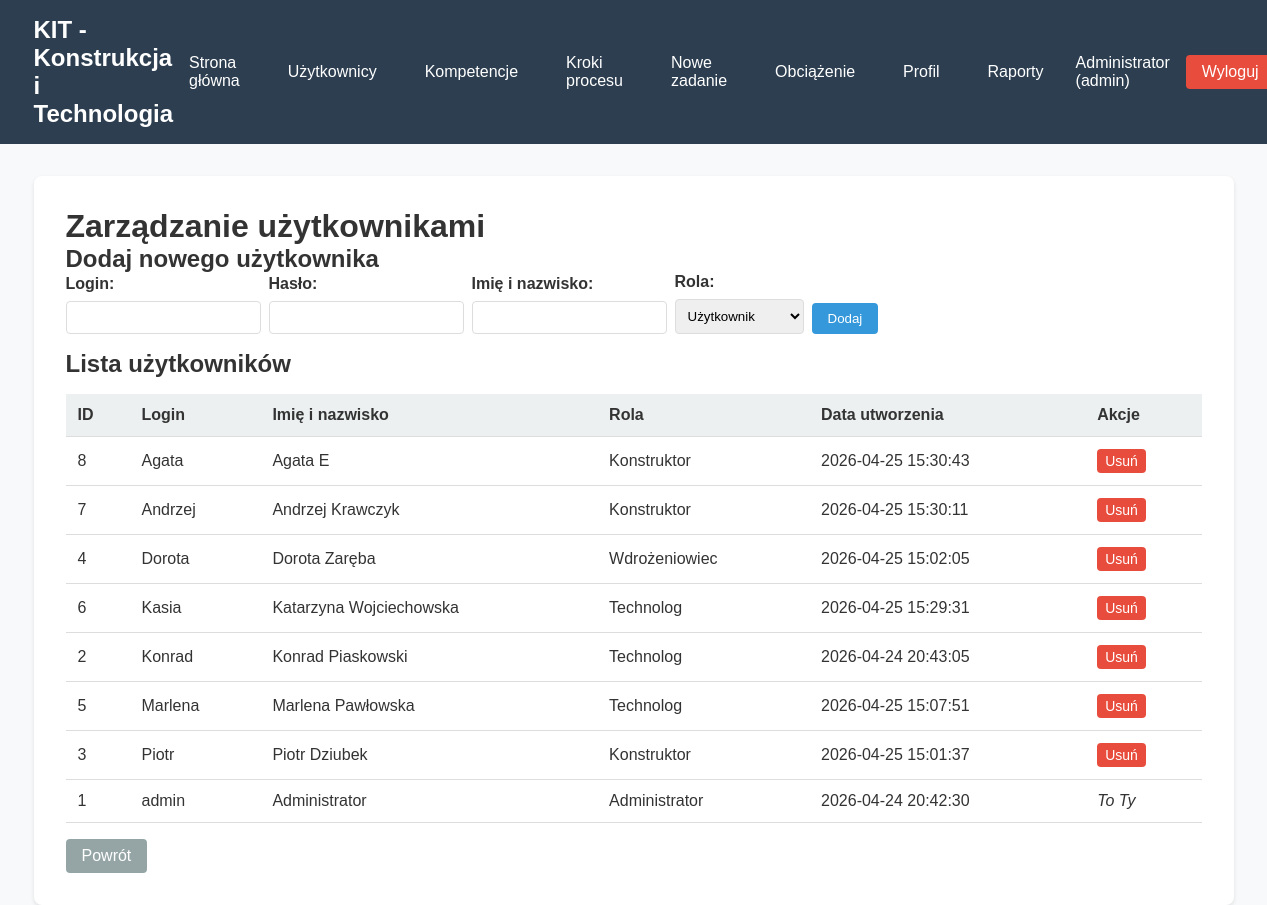
Page /admin/users (signed in) on the committed database.
### tables this page shows
CREATE TABLE users (
            id INTEGER PRIMARY KEY AUTOINCREMENT,
            username TEXT UNIQUE NOT NULL,
            password_hash TEXT NOT NULL,
            role TEXT NOT NULL DEFAULT 'user',
            full_name TEXT,
            created_at TIMESTAMP DEFAULT CURRENT_TIMESTAMP
        );

### app.py (the view, shortened to what this page needs)
@app.route('/admin/users', methods=['GET', 'POST'])
@admin_required
def manage_users():
    db = get_db()
    users = db.execute('SELECT * FROM users ORDER BY username').fetchall()
    return render_template('manage_users.html', users=users)

### app.py (called while the page is built)
def get_db():
    db = getattr(g, '_database', None)
    if db is None:
        db = g._database = sqlite3.connect(DATABASE)
        db.row_factory = sqlite3.Row
    return db

@app.teardown_appcontext
def close_connection(exception):
    db = getattr(g, '_database', None)
    if db is not None:
        db.close()

def admin_required(f):
    @wraps(f)
    def decorated_function(*args, **kwargs):
        if 'user_id' not in session or session.get('role') != 'admin':
            flash('Brak uprawnień administratora')
            return redirect(url_for('index'))
        return f(*args, **kwargs)
    return decorated_function

### templates/manage_users.html (shortened to what this page needs)
{% extends "base.html" %}
{% block content %}
<h1>Zarządzanie użytkownikami</h1>
<h2>Dodaj nowego użytkownika</h2>
<form method="POST" class="form-inline">
    <div class="form-group">
        <label for="username">Login:</label>
        <input type="text" id="username" name="username" required>
    </div>
    <div class="form-group">
        <label for="password">Hasło:</label>
        <input type="password" id="password" name="password" required>
    </div>
    <div class="form-group">
        <label for="full_name">Imię i nazwisko:</label>
        <input type="text" id="full_name" name="full_name">
    </div>
    <div class="form-group">
        <label for="role">Rola:</label>
        <select id="role" name="role" required>
            <option value="user">Użytkownik</option>
        </select>
    </div>
    <button type="submit" class="btn btn-primary">Dodaj</button>
</form>
<h2>Lista użytkowników</h2>
<table class="table">
    <thead>
        <tr>
            <th>ID</th>
            <th>Login</th>
            <th>Imię i nazwisko</th>
            <th>Rola</th>
            <th>Data utworzenia</th>
            <th>Akcje</th>
        </tr>
    </thead>
    <tbody>
        {% for user in users %}
        <tr>
            <td>{{ user.id }}</td>
            <td>{{ user.username }}</td>
            <td>{{ user.full_name or '-' }}</td>
            <td>
                {% if user.role == 'admin' %}
                    Administrator
                {% elif user.role == 'konstruktor' %}
                    Konstruktor
                {% elif user.role == 'technolog' %}
                    Technolog
                {% elif user.role == 'wdrozeniowiec' %}
                    Wdrożeniowiec
                {% else %}
                    Użytkownik
                {% endif %}
            </td>
            <td>{{ user.created_at }}</td>
            <td>
                {% if user.id != session['user_id'] %}
                <form method="POST" style="display:inline;" onsubmit="return confirm('Czy na pewno usunąć tego użytkownika?')">
                    <button type="submit" class="btn btn-danger btn-small">Usuń</button>
                </form>
                {% else %}
                <em>To Ty</em>
                {% endif %}
            </td>
        </tr>
        {% else %}
        <tr>
            <td colspan="6">Brak użytkowników</td>
        </tr>
        {% endfor %}
    </tbody>
</table>
<a href="{{ url_for('index') }}" class="btn">Powrót</a>
{% endblock %}

### templates/base.html (shortened to what this page needs)
<!DOCTYPE html>
<html lang="pl">
<head>
    <link rel="stylesheet" href="{{ url_for('static', filename='css/style.css') }}">
</head>
<body>
    <nav>
        <div class="nav-container">
            <div class="nav-brand">KIT - Konstrukcja i Technologia</div>
            {% if session.user_id %}
            <div class="nav-menu">
                <a href="{{ url_for('index') }}" class="nav-link">Strona główna</a>
                {% if session.role == 'admin' %}
                  <a href="{{ url_for('manage_users') }}" class="nav-link">Użytkownicy</a>
                  <a href="{{ url_for('manage_skills') }}" class="nav-link">Kompetencje</a>
                  <a href="{{ url_for('manage_steps') }}" class="nav-link">Kroki procesu</a>
                  <a href="{{ url_for('new_task') }}" class="nav-link">Nowe zadanie</a>
                  {% endif %}
                  <a href="{{ url_for('workload') }}" class="nav-link">Obciążenie</a>
                  <a href="{{ url_for('profile') }}" class="nav-link">Profil</a>
                  <a href="{{ url_for('reports') }}" class="nav-link">Raporty</a>
                <div class="nav-user">
                    <span>{{ session.full_name or session.username }} ({{ session.role }})</span>
                    <a href="{{ url_for('logout') }}" class="nav-link logout">Wyloguj</a>
                </div>
            </div>
            {% endif %}
        </div>
    </nav>
    <main class="container">
        {% block content %}{% endblock %}
    </main>
</body>
</html>

### static/css/style.css (style rules this page uses)
* { margin: 0; padding: 0; box-sizing: border-box; }
body { font-family: Arial, sans-serif; background: #f8f9fa; color: #333; }
nav { background: #2c3e50; color: white; padding: 1rem; margin-bottom: 2rem; }
.nav-container { display: flex; justify-content: space-between; align-items: center; max-width: 1200px; margin: 0 auto; }
.nav-brand { font-size: 1.5rem; font-weight: bold; }
.nav-menu { display: flex; gap: 1rem; align-items: center; }
.nav-link { color: white; text-decoration: none; padding: 0.5rem 1rem; }
.nav-user { display: flex; gap: 1rem; align-items: center; }
.logout { background: #e74c3c; border-radius: 4px; }
.container { max-width: 1200px; margin: 0 auto; padding: 0 1rem; background: white; padding: 2rem; border-radius: 8px; box-shadow: 0 2px 4px rgba(0,0,0,0.1); }
.form-group { margin-bottom: 1rem; }
.form-group label { display: block; margin-bottom: 0.5rem; font-weight: bold; }
.form-group input, .form-group select, .form-group textarea { width: 100%; padding: 0.5rem; border: 1px solid #ddd; border-radius: 4px; }
.form-inline { display: flex; gap: 0.5rem; align-items: flex-end; margin-bottom: 1rem; }
.form-inline .form-group { margin-bottom: 0; }
.btn { padding: 0.5rem 1rem; border: none; border-radius: 4px; cursor: pointer; text-decoration: none; display: inline-block; background: #95a5a6; color: white; }
.btn-primary { background: #3498db; color: white; }
.btn-danger { background: #e74c3c; color: white; }
.btn-small { padding: 0.25rem 0.5rem; font-size: 0.875rem; }
.table { width: 100%; border-collapse: collapse; margin: 1rem 0; }
.table th, .table td { padding: 0.75rem; text-align: left; border-bottom: 1px solid #ddd; }
.table th { background: #ecf0f1; font-weight: bold; }
.form-inline { display: flex; gap: 0.5rem; align-items: flex-end; margin-bottom: 1rem; flex-wrap: wrap; }

### rows in the picture
users: full_name "Administrator", id "1", username "admin", role "Administrator", created_at "2026-04-24 20:42:30", shows "To Ty"
users: id "8", username "Agata", full_name "Agata E", role "Konstruktor", created_at "2026-04-25 15:30:43"
users: id "7", username "Andrzej", full_name "Andrzej Krawczyk", role "Konstruktor", created_at "2026-04-25 15:30:11"
users: id "4", username "Dorota", full_name "Dorota Zaręba", role "Wdrożeniowiec", created_at "2026-04-25 15:02:05"
users: id "6", username "Kasia", full_name "Katarzyna Wojciechowska", role "Technolog", created_at "2026-04-25 15:29:31"
users: id "2", username "Konrad", full_name "Konrad Piaskowski", role "Technolog", created_at "2026-04-24 20:43:05"
users: id "5", username "Marlena", full_name "Marlena Pawłowska", role "Technolog", created_at "2026-04-25 15:07:51"
users: id "3", username "Piotr", full_name "Piotr Dziubek", role "Konstruktor", created_at "2026-04-25 15:01:37"

### other values in the picture
{{ session.role }} "admin"
